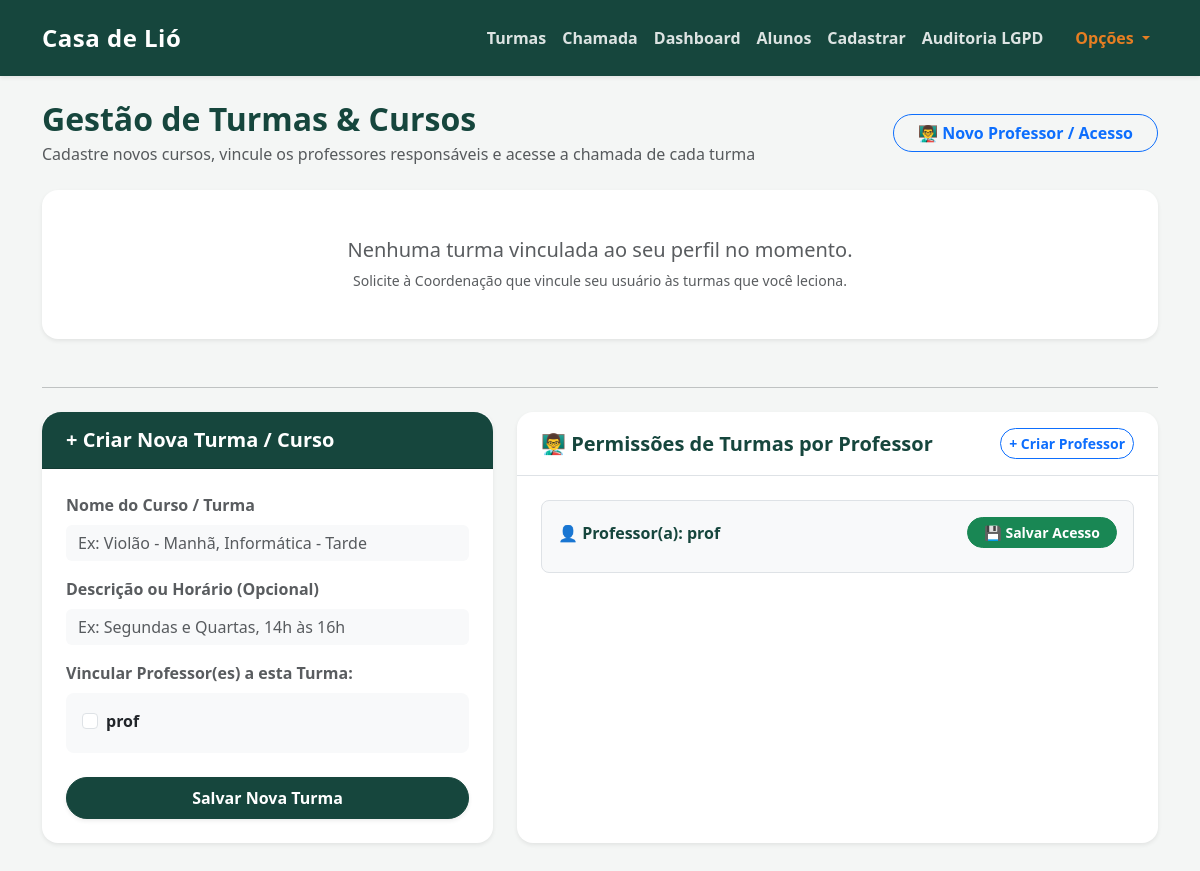
/turmas (signed in), run on an earlier commit of the app's database.
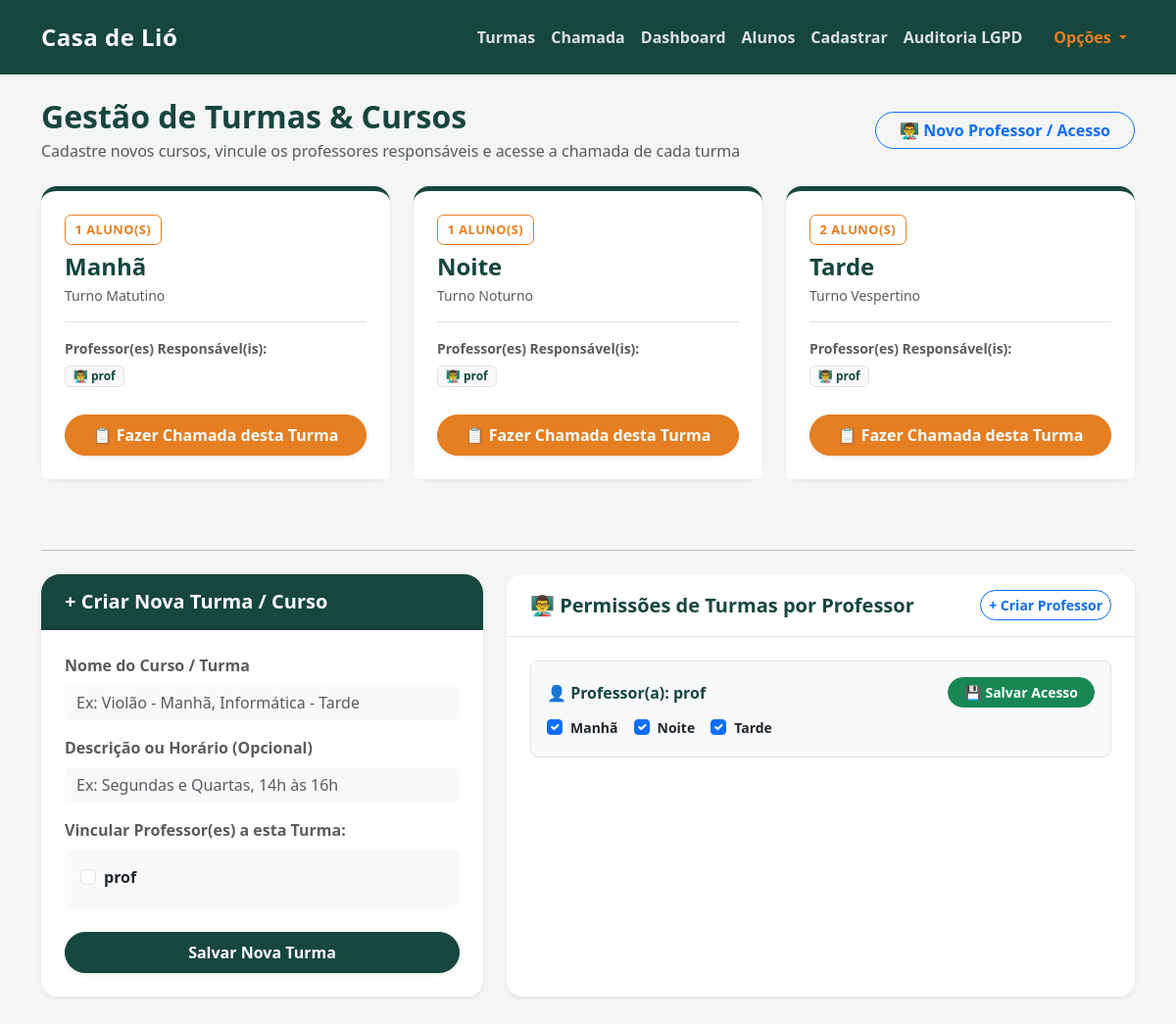
And on a later commit of the database.
### tables this page shows
CREATE TABLE usuarios (
        id INTEGER PRIMARY KEY AUTOINCREMENT,
        login TEXT UNIQUE NOT NULL,
        senha TEXT NOT NULL,
        perfil TEXT NOT NULL
    );

CREATE TABLE turmas (
            id INTEGER PRIMARY KEY AUTOINCREMENT,
            nome TEXT UNIQUE NOT NULL,
            descricao TEXT
        );

### app.py (the view)
@app.get("/turmas", response_class=HTMLResponse)
async def tela_turmas(request: Request):
    usuario = obter_usuario_atual(request)
    if not usuario:
        return RedirectResponse(url="/login", status_code=303)
    conexao = pegar_conexao()
    turmas_permitidas = obter_turmas_permitidas(conexao, usuario)
    todas_turmas_db = conexao.execute('''
        SELECT t.id, t.nome, t.descricao,
               (SELECT COUNT(*) FROM alunos a WHERE a.turma = t.nome) as total_alunos
        FROM turmas t
        ORDER BY t.nome ASC
    ''').fetchall()
    lista_turmas = []
    for t in todas_turmas_db:
        if usuario['perfil'] != 'coordenacao' and t['nome'] not in turmas_permitidas:
            continue
        profs_t = conexao.execute('''
            SELECT u.id, u.login
            FROM professor_turmas pt
            JOIN usuarios u ON pt.usuario_id = u.id
            WHERE pt.turma_nome = ?
            ORDER BY u.login ASC
        ''', (t['nome'],)).fetchall()
        lista_turmas.append({
            "id": t['id'],
            "nome": t['nome'],
            "descricao": t['descricao'] or "Curso / Turma Ativa",
            "total_alunos": t['total_alunos'],
            "professores": [p['login'] for p in profs_t],
            "professores_ids": [p['id'] for p in profs_t]
        })
    professores_sistema = []
    if usuario['perfil'] == 'coordenacao':
        profs_db = conexao.execute("SELECT id, login FROM usuarios WHERE perfil = 'professor' ORDER BY login ASC").fetchall()
        for p in profs_db:
            pt_rows = conexao.execute("SELECT turma_nome FROM professor_turmas WHERE usuario_id = ? ORDER BY turma_nome ASC", (p['id'],)).fetchall()
            professores_sistema.append({
                "id": p['id'],
                "login": p['login'],
                "turmas": [r['turma_nome'] for r in pt_rows]
            })
    conexao.close()
    return templates.TemplateResponse(
        request=request,
        name="turmas.html",
        context={
            "turmas": lista_turmas,
            "professores": professores_sistema,
            "usuario_atual": usuario
        }
    )

### templates/turmas.html (shortened to what this page needs)
{% extends 'base.html' %}
{% block conteudo %}
<div class="row mb-4 align-items-center">
    <div class="col-md-8">
        {% if request.session.get('perfil') == 'coordenacao' %}
            <h2 class="text-primary fw-bold mb-1">Gestão de Turmas & Cursos</h2>
            <p class="text-muted mb-0">Cadastre novos cursos, vincule os professores responsáveis e acesse a chamada de cada turma</p>
        {% else %}
            <h2 class="text-primary fw-bold mb-1">Minhas Turmas</h2>
            <p class="text-muted mb-0">Selecione uma das suas turmas abaixo para realizar a chamada do dia</p>
        {% endif %}
    </div>
    <div class="col-md-4 text-md-end mt-3 mt-md-0">
        {% if request.session.get('perfil') == 'coordenacao' %}
            <a href="/usuarios/novo" class="btn btn-outline-primary rounded-pill px-4 fw-semibold">
                👨‍🏫 Novo Professor / Acesso
            </a>
        {% endif %}
    </div>
</div>
<div class="row mb-5">
    {% if turmas %}
        {% for t in turmas %}
        <div class="col-md-6 col-lg-4 mb-4">
            <div class="card shadow-sm border-0 h-100 d-flex flex-column justify-content-between" style="border-radius: 1.2rem; border-top: 5px solid var(--verde-adra) !important;">
                <div class="card-body p-4">
                    <div class="d-flex justify-content-between align-items-start mb-2">
                        <span class="badge-institucional">{{ t['total_alunos'] }} Aluno(s)</span>
                    </div>
                    <h4 class="fw-bold text-primary mt-2 mb-1">{{ t['nome'] }}</h4>
                    <p class="text-muted small mb-3">{{ t['descricao'] }}</p>
                    <div class="mt-3 pt-3 border-top">
                        <small class="text-muted fw-semibold d-block mb-1">Professor(es) Responsável(is):</small>
                        {% if t['professores'] %}
                            {% for prof_login in t['professores'] %}
                                <span class="badge bg-light text-primary border me-1 mb-1">👨‍🏫 {{ prof_login }}</span>
                            {% endfor %}
                        {% else %}
                            <span class="badge bg-light text-muted border">Nenhum professor vinculado</span>
                        {% endif %}
                    </div>
                </div>
                <div class="card-footer bg-white border-0 p-4 pt-0">
                    <a href="/?turma={{ t['nome'] }}" class="btn btn-warning w-100 rounded-pill fw-bold text-white shadow-sm py-2">
                        📋 Fazer Chamada desta Turma
                    </a>
                </div>
            </div>
        </div>
        {% endfor %}
    {% else %}
        <div class="col-12">
            <div class="card shadow-sm border-0 p-5 text-center" style="border-radius: 1.2rem;">
                <h5 class="text-muted mb-2">Nenhuma turma vinculada ao seu perfil no momento.</h5>
                <p class="text-muted small mb-0">Solicite à Coordenação que vincule seu usuário às turmas que você leciona.</p>
            </div>
        </div>
    {% endif %}
</div>
{% if request.session.get('perfil') == 'coordenacao' %}
<hr class="my-4">
<div class="row g-4 mb-5">
    <div class="col-lg-5">
        <div class="card shadow-sm border-0 h-100" style="border-radius: 1.2rem;">
            <div class="card-header bg-primary text-white py-3 px-4" style="border-top-left-radius: 1.2rem; border-top-right-radius: 1.2rem;">
                <h5 class="fw-bold mb-0">+ Criar Nova Turma / Curso</h5>
            </div>
            <div class="card-body p-4">
                <form action="/turmas/nova" method="POST">
                    <div class="mb-3">
                        <label class="form-label fw-semibold text-muted">Nome do Curso / Turma</label>
                        <input type="text" name="nome" class="form-control bg-light border-0" placeholder="Ex: Violão - Manhã, Informática - Tarde" required>
                    </div>
                    <div class="mb-3">
                        <label class="form-label fw-semibold text-muted">Descrição ou Horário (Opcional)</label>
                        <input type="text" name="descricao" class="form-control bg-light border-0" placeholder="Ex: Segundas e Quartas, 14h às 16h">
                    </div>
                    {% if professores %}
                    <div class="mb-4">
                        <label class="form-label fw-semibold text-muted d-block">Vincular Professor(es) a esta Turma:</label>
                        <div class="p-3 bg-light rounded-3" style="max-height: 160px; overflow-y: auto;">
                            {% for prof in professores %}
                            <div class="form-check mb-1">
                                <input class="form-check-input" type="checkbox" name="professores" value="{{ prof['id'] }}" id="novo_prof_{{ prof['id'] }}">
                                <label class="form-check-label fw-semibold" for="novo_prof_{{ prof['id'] }}">
                                    {{ prof['login'] }}
                                </label>
                            </div>
                            {% endfor %}
                        </div>
                    </div>
                    {% endif %}
                    <button type="submit" class="btn btn-primary w-100 rounded-pill fw-bold py-2 shadow-sm">
                        Salvar Nova Turma
                    </button>
                </form>
            </div>
        </div>
    </div>
    <div class="col-lg-7">
        <div class="card shadow-sm border-0 h-100" style="border-radius: 1.2rem;">
            <div class="card-header bg-white border-bottom py-3 px-4 d-flex justify-content-between align-items-center" style="border-top-left-radius: 1.2rem; border-top-right-radius: 1.2rem;">
                <h5 class="fw-bold text-primary mb-0">👨‍🏫 Permissões de Turmas por Professor</h5>
                <a href="/usuarios/novo" class="btn btn-sm btn-outline-primary rounded-pill fw-semibold">+ Criar Professor</a>
            </div>
            <div class="card-body p-4">
                {% if professores %}
                    {% for prof in professores %}
                    <form action="/turmas/vincular" method="POST" class="p-3 mb-3 bg-light rounded-3 border">
                        <div class="d-flex justify-content-between align-items-center mb-2">
                            <span class="fw-bold text-primary fs-6">👤 Professor(a): {{ prof['login'] }}</span>
                            <button type="submit" class="btn btn-sm btn-success rounded-pill px-3 fw-bold">
                                💾 Salvar Acesso
                            </button>
                        </div>
                        <div class="d-flex flex-wrap gap-3 mt-2">
                            {% for t in turmas %}
                            <div class="form-check">
                                <input class="form-check-input" type="checkbox" name="turmas" value="{{ t['nome'] }}" id="vinc_{{ prof['id'] }}_{{ t['id'] }}"
                                       {% if t['nome'] in prof['turmas'] %}checked{% endif %}>
                                <label class="form-check-label small fw-semibold" for="vinc_{{ prof['id'] }}_{{ t['id'] }}">
                                    {{ t['nome'] }}
                                </label>
                            </div>
                            {% endfor %}
                        </div>
                    </form>
                    {% endfor %}
                {% else %}
                    <div class="text-center text-muted py-4">
                        Nenhum usuário com perfil de professor cadastrado ainda.
                        <br>
                        <a href="/usuarios/novo" class="btn btn-sm btn-warning text-white rounded-pill mt-2 fw-bold">Cadastrar Primeiro Professor</a>
                    </div>
                {% endif %}
            </div>
        </div>
    </div>
</div>
{% endif %}
{% endblock %}

### templates/base.html (shortened to what this page needs)
<!DOCTYPE html>
<html lang="pt-PT">
<head>
    <link href="https://cdn.jsdelivr.net/npm/bootstrap@5.3.0/dist/css/bootstrap.min.css" rel="stylesheet">
</head>
<body>
    <nav class="navbar navbar-expand-lg shadow-sm">
        <div class="container">
            <a class="navbar-brand fw-bold text-white" href="/">Casa de Lió</a>
            <div class="collapse navbar-collapse" id="navbarNav">
                <ul class="navbar-nav ms-auto align-items-center">
                    <li class="nav-item"><a class="nav-link fw-semibold" href="/turmas">Turmas</a></li>
                    <li class="nav-item"><a class="nav-link fw-semibold" href="/">Chamada</a></li>
                    {% if request.session.get('perfil') == 'coordenacao' %}
                        <li class="nav-item"><a class="nav-link fw-semibold" href="/dashboard">Dashboard</a></li>
                        <li class="nav-item"><a class="nav-link fw-semibold" href="/alunos">Alunos</a></li>
                        <li class="nav-item"><a class="nav-link fw-semibold" href="/cadastrar">Cadastrar</a></li>
                        <li class="nav-item"><a class="nav-link fw-semibold" href="/auditoria">Auditoria LGPD</a></li>
                    {% endif %}
                    <li class="nav-item dropdown ms-lg-3 mt-2 mt-lg-0">
                        <a class="nav-link fw-bold dropdown-toggle" href="#" id="menuPerfil" role="button" data-bs-toggle="dropdown" aria-expanded="false" style="color: var(--laranja-adra) !important;">
                            Opções
                        </a>
                    </li>
                </ul>
            </div>
        </div>
    </nav>
    <div class="container mt-4">
        {% block conteudo %}{% endblock %}
    </div>
</body>
</html>

### templates/base.html (style rules this page uses)
:root { --verde-adra: #16463d; --laranja-adra: #e67e22; --fundo-cinza: #f4f6f5; }
body { background-color: var(--fundo-cinza) !important; font-family: 'Segoe UI', Tahoma, Geneva, Verdana, sans-serif; }
.navbar { background-color: var(--verde-adra) !important; padding-top: 15px; padding-bottom: 15px; }
.navbar-brand { font-size: 1.5rem; letter-spacing: 0.5px; }
.nav-link { color: rgba(255, 255, 255, 0.85) !important; transition: color 0.3s; }
.text-primary { color: var(--verde-adra) !important; }
.bg-primary { background-color: var(--verde-adra) !important; }
.btn-primary { background-color: var(--verde-adra); border-color: var(--verde-adra); }
.btn-warning { background-color: var(--laranja-adra) !important; border-color: var(--laranja-adra) !important; color: white !important; }
.card { border-radius: 1rem !important; border: none; transition: transform 0.2s ease-in-out; }
.badge-institucional { background-color: transparent; color: var(--laranja-adra); border: 1.5px solid var(--laranja-adra); padding: 0.3rem 0.6rem; border-radius: 0.4rem; font-size: 0.80rem; font-weight: 700; text-transform: uppercase; letter-spacing: 0.5px; }

What changed in the data, as far as the page shows it:
added turmas: total_alunos "1", nome "Manhã", descricao "Turno Matutino", nome "☑", usuarios (login "prof")
added turmas: total_alunos "1", nome "Noite", descricao "Turno Noturno", nome "☑", usuarios (login "prof")
added turmas: total_alunos "2", nome "Tarde", descricao "Turno Vespertino", nome "☑", usuarios (login "prof")
Also different on the page:
text no longer shown: "Nenhuma turma vinculada ao seu perfil no momento. Solicite à Coordenação que vincule seu usuário às turmas que você leciona."
